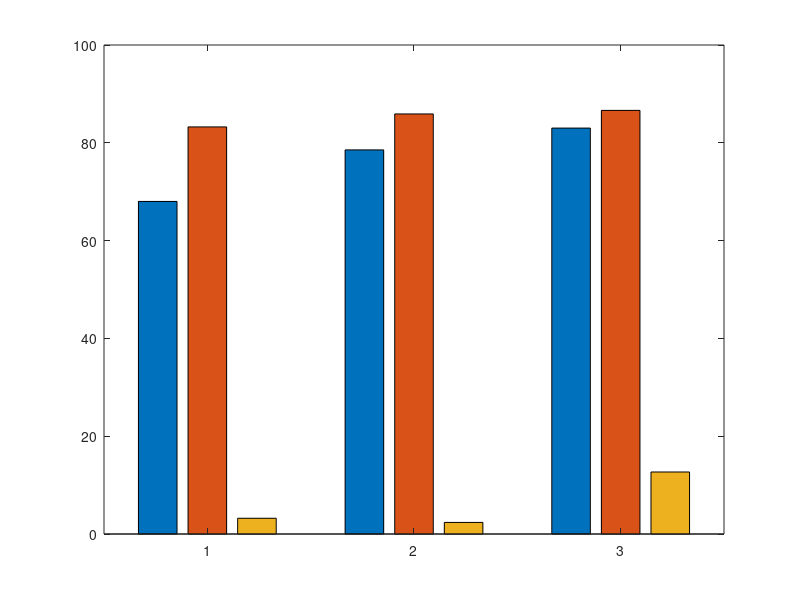

This chart was generated by the following MATLAB code: (Note: this script raises an error after producing the figure.)
% ---- Δεδομένα ----
time_labels = {'24', '72', '120'};
groups = {'MFC', 'Non MFC', 'Coulombic Efficiency'};

mean_val = [68.01, 83.25, 3.22;
            78.55, 85.90, 2.37;
            83.01, 86.63, 12.68];

sd_val   = [4.11, 1.53, 2.10;
            1.46, 1.19, 1.29;
            5.82, 2.22, 1.92];

% ---- Χρώματα: Teal 5, Teal 2, Teal 1 ----
cb_colors = [27  72  94;
             128 174 154;
             181 209 174]/255;

% ---- Bar plot ----
figure('Color', 'w');
b = bar(mean_val, 'grouped');

for i = 1:3
    b(i).FaceColor = cb_colors(i,:);
    b(i).EdgeColor = 'k';       % edge outline μαύρο
    b(i).LineWidth = 0.8;
end

hold on

ngroups = size(mean_val, 1);
nbars   = size(mean_val, 2);
groupwidth = min(0.8, nbars/(nbars + 1.5));

for i = 1:nbars
    x = (1:ngroups) - groupwidth/2 + (2*i-1) * groupwidth / (2*nbars);
    errorbar(x, mean_val(:,i), sd_val(:,i), 'k', 'linestyle', 'none', ...
             'LineWidth', 1, 'CapSize', 6);
end

hold off

% ---- Άξονες: Arial, χωρίς bold ----
set(gca, 'XTickLabel', time_labels, 'FontName', 'Arial', 'FontWeight', 'normal', ...
    'FontSize', 12, 'XColor', 'k', 'YColor', 'k', 'LineWidth', 1, 'Box', 'on');

xlabel('Time (h)', 'FontName', 'Arial', 'FontWeight', 'normal', 'FontSize', 13, 'Color', 'k');
ylabel('COD Removal / Coulombic Efficiency (%)', 'FontName', 'Arial', ...
    'FontWeight', 'normal', 'FontSize', 13, 'Color', 'k');

ylim([0 100]);
ytickformat('percentage');

% ---- Legend κάτω, χωρίς τίτλο ----
lgd = legend(groups, 'Location', 'southoutside', 'Orientation', 'horizontal', ...
    'Box', 'off', 'FontSize', 10, 'FontName', 'Arial');

% ---- Export full high resolution ----
set(gcf, 'PaperUnits', 'centimeters', 'PaperPosition', [0 0 18 12]);
set(gcf, 'Renderer', 'painters');   % vector-based rendering, καλύτερο για line art
print(gcf, 'COD_removal_plot_teal', '-dtiff', '-r1200');   % TIFF 1200dpi
print(gcf, 'COD_removal_plot_teal', '-depsc', '-r1200');   % + EPS vector, αν το ζητά το journal
%% ---- 1) MFC vs Non-MFC (ανά χρονικό σημείο, paired) ----
mfc_vals    = [68.01, 78.55, 83.01];
nonmfc_vals = [83.25, 85.90, 86.63];

[h1, p1, ci1, stats1] = ttest(mfc_vals, nonmfc_vals);   % paired t-test
fprintf('--- Paired t-test: MFC vs Non-MFC ---\n');
fprintf('t(%d) = %.3f, p = %.4f\n', stats1.df, stats1.tstat, p1);
fprintf('Mean difference: %.2f, 95%% CI [%.2f, %.2f]\n\n', ...
    mean(mfc_vals - nonmfc_vals), ci1(1), ci1(2));

%% ---- 2) One-way ANOVA: διαφορές ανάμεσα στα χρονικά σημεία (24 vs 72 vs 120) ----
% Για MFC:
mfc_matrix = [68.01; 78.55; 83.01];   % 1 τιμή ανά time point (μέσος όρος -- αν έχεις raw replicates, βάλε εκείνα)
time_group = {'24h'; '72h'; '120h'};

% Αν έχεις raw replicate values (π.χ. 3-4 ανά time point), δώσε μου τα και
% θα φτιάξω σωστό one-way ANOVA με πραγματικές επαναλήψεις αντί για μέσους όρους.

fprintf('--- One-way ANOVA between time points (MFC) ---\n');
fprintf('ΠΡΟΣΟΧΗ: χρειάζεσαι raw replicate data (όχι μόνο μέσους όρους) για σωστό ANOVA.\n');
fprintf('Στείλε μου τα raw δεδομένα (π.χ. n=3-4 replicates ανά time point) για να το τρέξω σωστά.\n\n');

%% ---- 3) Correlation: Coulombic Efficiency vs χρόνο ----
ce_vals  = [3.22, 2.37, 12.68];
time_num = [24, 72, 120];
[r, p_corr] = corr(time_num', ce_vals', 'Type', 'Pearson');
fprintf('--- Correlation: CE vs Time ---\n');
fprintf('r = %.3f, p = %.4f\n', r, p_corr);
